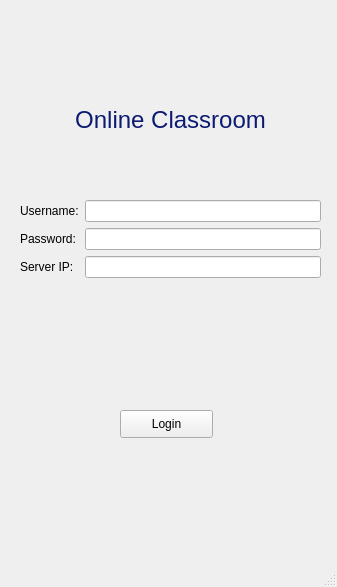
<?xml version="1.0" encoding="UTF-8"?>
<ui version="4.0">
 <class>LoginPage</class>
 <widget class="QMainWindow" name="LoginPage">
  <property name="geometry">
   <rect>
    <x>0</x>
    <y>0</y>
    <width>337</width>
    <height>587</height>
   </rect>
  </property>
  <property name="windowTitle">
   <string>LoginPage</string>
  </property>
  <widget class="QWidget" name="centralwidget">
   <widget class="QPushButton" name="b_login">
    <property name="geometry">
     <rect>
      <x>120</x>
      <y>410</y>
      <width>93</width>
      <height>28</height>
     </rect>
    </property>
    <property name="text">
     <string>Login</string>
    </property>
   </widget>
   <widget class="QLabel" name="lbl_thunderclassroom">
    <property name="geometry">
     <rect>
      <x>40</x>
      <y>80</y>
      <width>261</width>
      <height>81</height>
     </rect>
    </property>
    <property name="text">
     <string>&lt;html&gt;&lt;head/&gt;&lt;body&gt;&lt;p align=&quot;center&quot;&gt;&lt;span style=&quot; font-size:18pt; color:#0c1b71;&quot;&gt;Online Classroom&lt;/span&gt;&lt;/p&gt;&lt;/body&gt;&lt;/html&gt;</string>
    </property>
   </widget>
   <widget class="QWidget" name="layoutWidget">
    <property name="geometry">
     <rect>
      <x>20</x>
      <y>200</y>
      <width>301</width>
      <height>110</height>
     </rect>
    </property>
    <layout class="QFormLayout" name="formLayout">
     <item row="0" column="0">
      <widget class="QLabel" name="lbl_username">
       <property name="text">
        <string>Username:</string>
       </property>
      </widget>
     </item>
     <item row="0" column="1">
      <widget class="QLineEdit" name="le_username"/>
     </item>
     <item row="2" column="0">
      <widget class="QLabel" name="lbl_pswd">
       <property name="text">
        <string>Password:</string>
       </property>
      </widget>
     </item>
     <item row="2" column="1">
      <widget class="QLineEdit" name="le_pswd"/>
     </item>
     <item row="4" column="1">
      <widget class="QLineEdit" name="le_ip"/>
     </item>
     <item row="4" column="0">
      <widget class="QLabel" name="lbl_serverip">
       <property name="text">
        <string>Server IP:</string>
       </property>
      </widget>
     </item>
    </layout>
   </widget>
   <widget class="QLabel" name="lbl_pswdalert">
    <property name="geometry">
     <rect>
      <x>20</x>
      <y>310</y>
      <width>301</width>
      <height>61</height>
     </rect>
    </property>
    <property name="text">
     <string/>
    </property>
   </widget>
  </widget>
  <widget class="QStatusBar" name="statusbar"/>
 </widget>
 <resources/>
 <connections/>
</ui>
